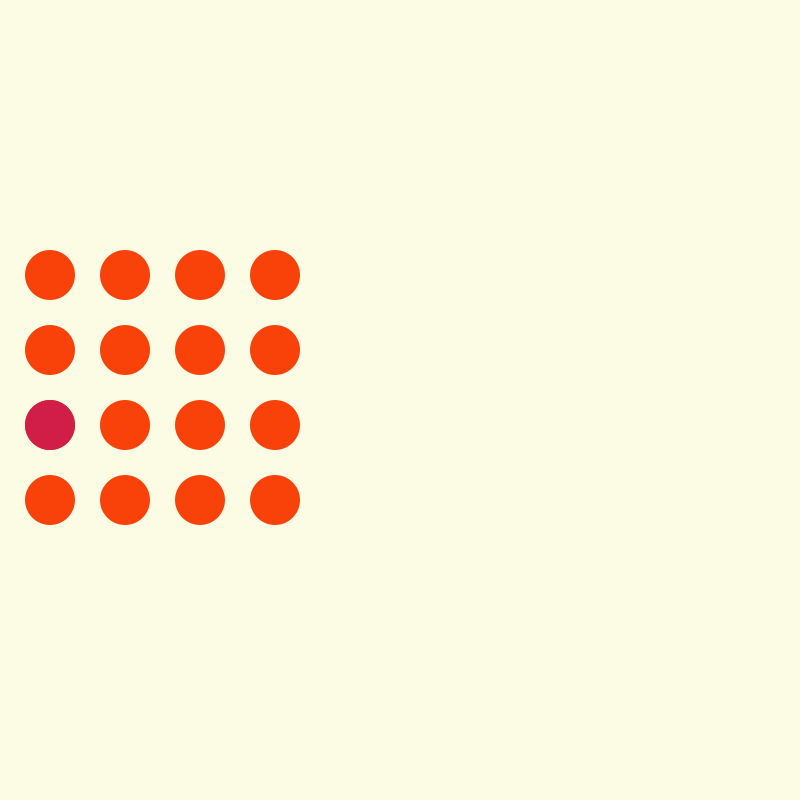
Frame 1 (no input)
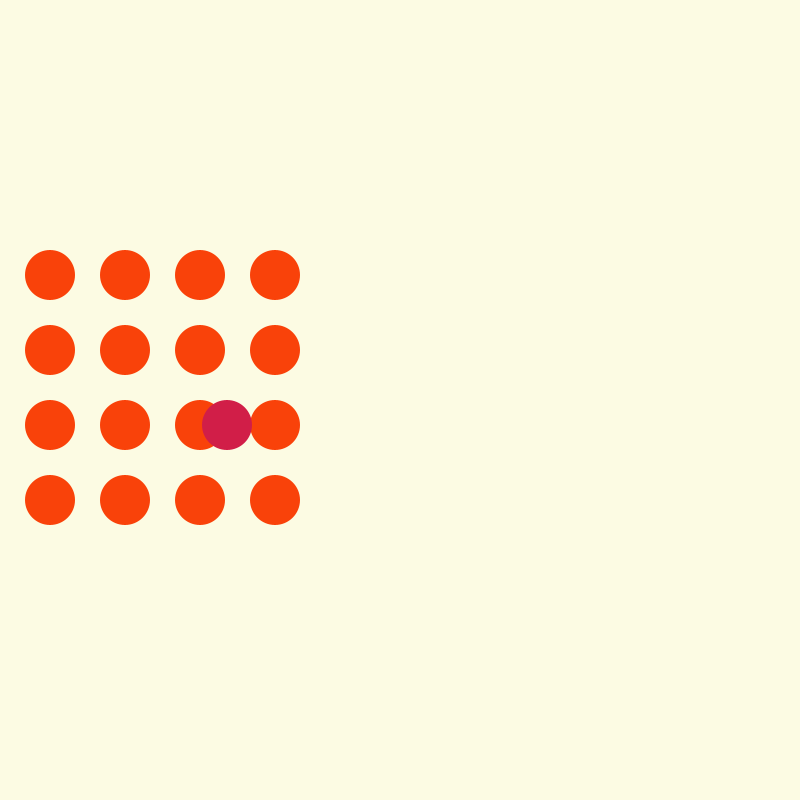
Frame 60 (the mouse pressed at the canvas centre just before this capture)
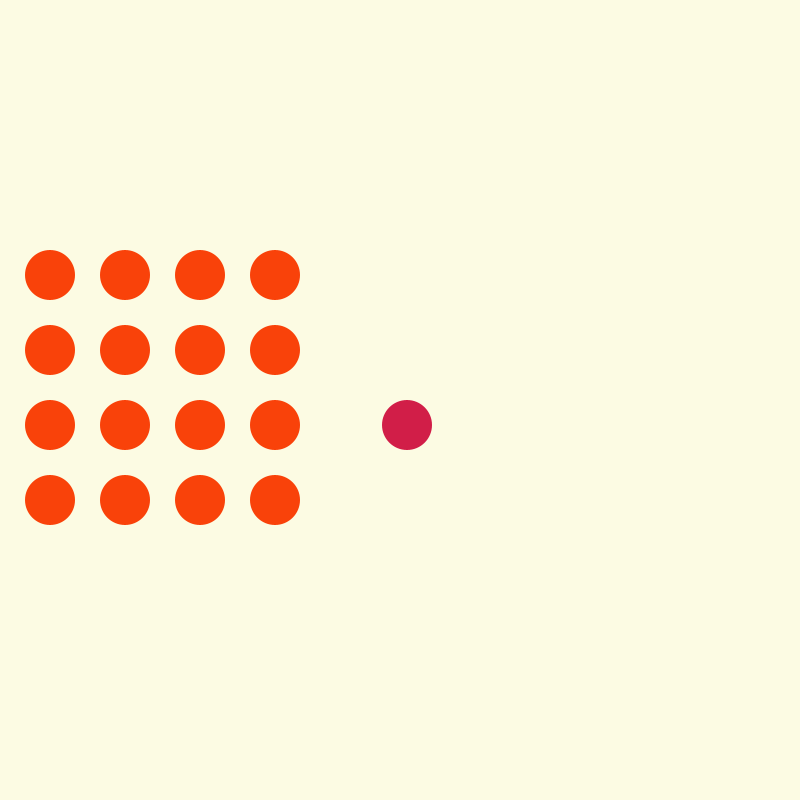
Frame 120 (the mouse held since frame 60 and released just before this capture)

The Processing sketch that drew these frames (run headless with seeded random() and noise(); from frame 60 on, the mouse is pressed at the canvas centre):

// Processing sketch: functions_ball_bounce
// ── functions_ball_bounce.pde

int ballX = 50;
int speed = 3;

void setup() {
  size(800, 800);
  noStroke();
}

void draw() {
  background(252, 251, 227);
  
  fill(249, 66, 10);
  ellipse(50, 275, 50, 50);
  ellipse(125, 275, 50, 50);
  ellipse(200, 275, 50, 50);
  ellipse(275, 275, 50, 50);
  ellipse(50, 350, 50, 50);
  ellipse(125, 350, 50, 50);
  ellipse(200, 350, 50, 50);
  ellipse(275, 350, 50, 50);
  ellipse(50, 425, 50, 50);
  ellipse(125, 425, 50, 50);
  ellipse(200, 425, 50, 50);
  ellipse(275, 425, 50, 50);
  ellipse(50, 500, 50, 50);
  ellipse(125, 500, 50, 50);
  ellipse(200, 500, 50, 50);
  ellipse(275, 500, 50, 50);

  fill(209, 30, 72);
  ellipse(ballX, 425, 50, 50);

  ballX = ballX + speed;
  if (ballX > width || ballX < 0) {
    speed = speed * -1;
  }
  
  // add frames here
}
